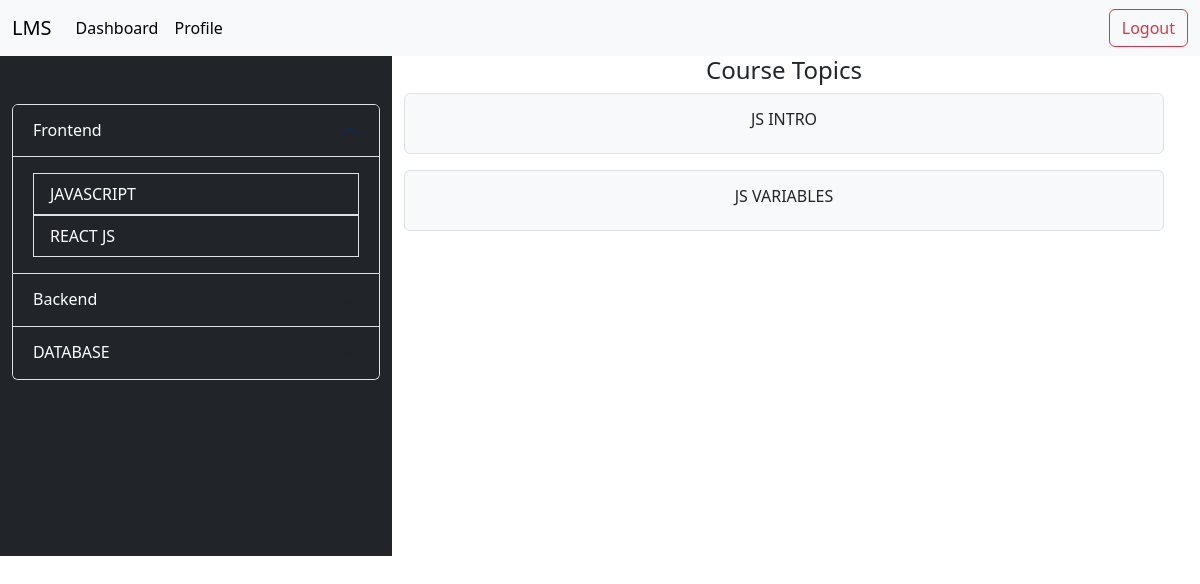
The app's page /Course_details/3 (signed in) with its own data.
### app1/models.py (models this page shows)
class Courses(models.Model):
    course_type=models.ForeignKey(Course_type,on_delete=models.CASCADE,null=True,blank=True)
    Course_name=models.CharField(max_length=100,null=True,blank=True)
    def __str__(self):
        return str(self.Course_name)

class Topic_videos(models.Model):
    Topic_name=models.ForeignKey(Courses,on_delete=models.CASCADE,null=False,blank=False)
    Title=models.CharField(max_length=200,null=True,blank=True)
    recorded_video=models.FileField(upload_to='Topic_videos')

### app1/views.py (the view)
# urls.py: path('Course_details/<str:pk>',Course_details,name='Course_details'),
def Course_details(req,pk=None):
    try:
        if req.session.get('session_id')!=None:
            ss_id=req.session.get('session_id')
            data=Student_details.objects.get(id=ss_id)
            print(data)
            FRONT_END=[]
            BACKEND=[]
            DATABASE=[]
            for x in data.Student_Courses.all():
                if str(x.course_type)=='FRONTEND':
                    FRONT_END.append(x)
                elif str(x.course_type)=='BACKEND':
                    BACKEND.append(x)
                elif str(x.course_type)=='DATABASE':
                    DATABASE.append(x)
            print(FRONT_END)
            print(BACKEND)
            print(DATABASE)
            Topics=None
            if str(pk)!='None':
                Topics=Topic_videos.objects.filter(Topic_name=pk)
            context={
                'data':data,
                'FRONT_END':FRONT_END,
                'BACKEND':BACKEND,
                'DATABASE':DATABASE,
                'Topics':Topics
            }
            return render(req,'Student/Course_details.html',context)
        else:
            return redirect('Student_login')
    except:
        return redirect('Student_login')

### app1/models.py (called while the page is built)
    def __str__(self):
        return str(self.course_type)

### app1/templates/Student/Course_details.html (shortened to what this page needs)
{% extends 'Student/Base.html' %}
{% block body %}
<div class='row container-fluid'>
    <div class='col-lg-4 col-md-4 bg-dark text-white pt-5' style='height:500px'>
                <div class="accordion " id="accordionExample">
        <div class="accordion-item bg-dark text-white" >
            <h2 class="accordion-header">
            <button class="accordion-button bg-dark text-white" type="button" data-bs-toggle="collapse" data-bs-target="#collapseOne" aria-expanded="true" aria-controls="collapseOne">
                Frontend
            </button>
            </h2>
            <div id="collapseOne" class="accordion-collapse collapse show" data-bs-parent="#accordionExample">
            <div class="accordion-body">
               <ul class="list-group">
                {% for x in FRONT_END %}
                <a style='text-decoration:none' href="{% url 'Course_details' x.id %}">
  <li class="list-group-item bg-dark text-white">{{x.Course_name}}</li>
                </a>
                {% endfor %}
</ul>
            </div>
            </div>
        </div>
        <div class="accordion-item bg-dark text-white">
            <h2 class="accordion-header">
            <button class="accordion-button collapsed bg-dark text-white" type="button" data-bs-toggle="collapse" data-bs-target="#collapseTwo" aria-expanded="false" aria-controls="collapseTwo">
                Backend
            </button>
            </h2>
        </div>
        <div class="accordion-item bg-dark text-white">
            <h2 class="accordion-header">
            <button class="accordion-button collapsed bg-dark text-white" type="button" data-bs-toggle="collapse" data-bs-target="#collapseThree" aria-expanded="false" aria-controls="collapseTwo">
                DATABASE
            </button>
            </h2>
        </div>
        </div>
    </div>
    <div class='col-lg-8 col-md-8'>
        <center>
            <h4>Course Topics</h4>
        </center>
        {% for x in Topics %}
        <div data-bs-toggle="modal" data-bs-target="#staticBackdrop{{forloop.counter}}" class='border border-1 rounded rounded-2 bg-light p-3 text-center mb-3'  >
            <h6>{{x.Title}}</h6>
        </div>
        {% endfor %}
    </div>
</div>
  {% endblock %}

### records on screen
Courses: Course_name "JAVASCRIPT"
Courses: Course_name "REACT JS"
Topic_videos: Title "JS INTRO"
Topic_videos: Title "JS VARIABLES"
